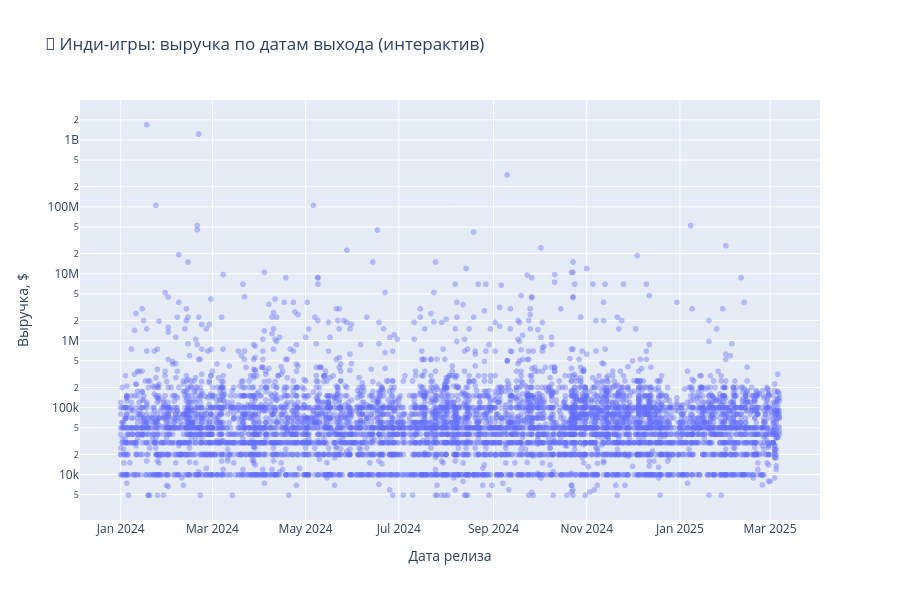

This figure's notebook cell:
### Code cell
# %% 🎯 Интерактивный график: выручка инди-игр по месяцам с 2024
import plotly.express as px
import pandas as pd

# 1. Отбираем только инди-игры с валидными годами и выручкой
df_indie_plot = df[df['is_indie']].copy()
df_indie_plot = df_indie_plot[
    df_indie_plot['release_year'].notna() &
    df_indie_plot['revenue_est'].notna() &
    df_indie_plot['revenue_est'].apply(lambda x: isinstance(x, (int, float))) &
    (df_indie_plot['revenue_est'] > 0)
]

# 2. Ограничим годами (по желанию)
df_indie_plot = df_indie_plot[df_indie_plot['release_year'] >= 2024]

# 3. Строим интерактивный scatter
fig = px.scatter(
    df_indie_plot,
    x='release_date',
    y='revenue_est',
    hover_data={
        'name': True,
        'release_date': True,
        'revenue_est': ':.0f',
    },
    labels={
        'release_date': 'Дата релиза',
        'revenue_est': 'Выручка, $',
        'name': 'Название игры'
    },
    title='🎯 Инди-игры: выручка по датам выхода (интерактив)'
)

fig.update_traces(marker=dict(size=6, opacity=0.4))
fig.update_yaxes(type='log')
fig.update_layout(height=600)

fig.show()

### Figure 1 — Plotly figure (JSON) as saved in the notebook; plotly's stock layout.template omitted (floating-point values rounded to 4 significant figures; data arrays with more than 128 entries replaced by an {"elided": "..."} marker saying what was removed)
{"data": [{"customdata": {"elided": "6626x1 str values"}, "hovertemplate": "Дата релиза=%{x}<br>Выручка, $=%{y:.0f}<br>Название игры=%{customdata[0]}<extra></extra>", "legendgroup": "", "marker": {"color": "#636efa", "opacity": 0.4, "size": 6, "symbol": "circle"}, "mode": "markers", "name": "", "showlegend": false, "type": "scattergl", "x": {"elided": "6626 str values"}, "xaxis": "x", "y": {"elided": "6626 float values"}, "yaxis": "y"}], "layout": {"height": 600, "legend": {"tracegroupgap": 0}, "title": {"text": "🎯 Инди-игры: выручка по датам выхода (интерактив)"}, "xaxis": {"anchor": "y", "domain": [0, 1], "title": {"text": "Дата релиза"}}, "yaxis": {"anchor": "x", "domain": [0, 1], "title": {"text": "Выручка, $"}, "type": "log"}}}
